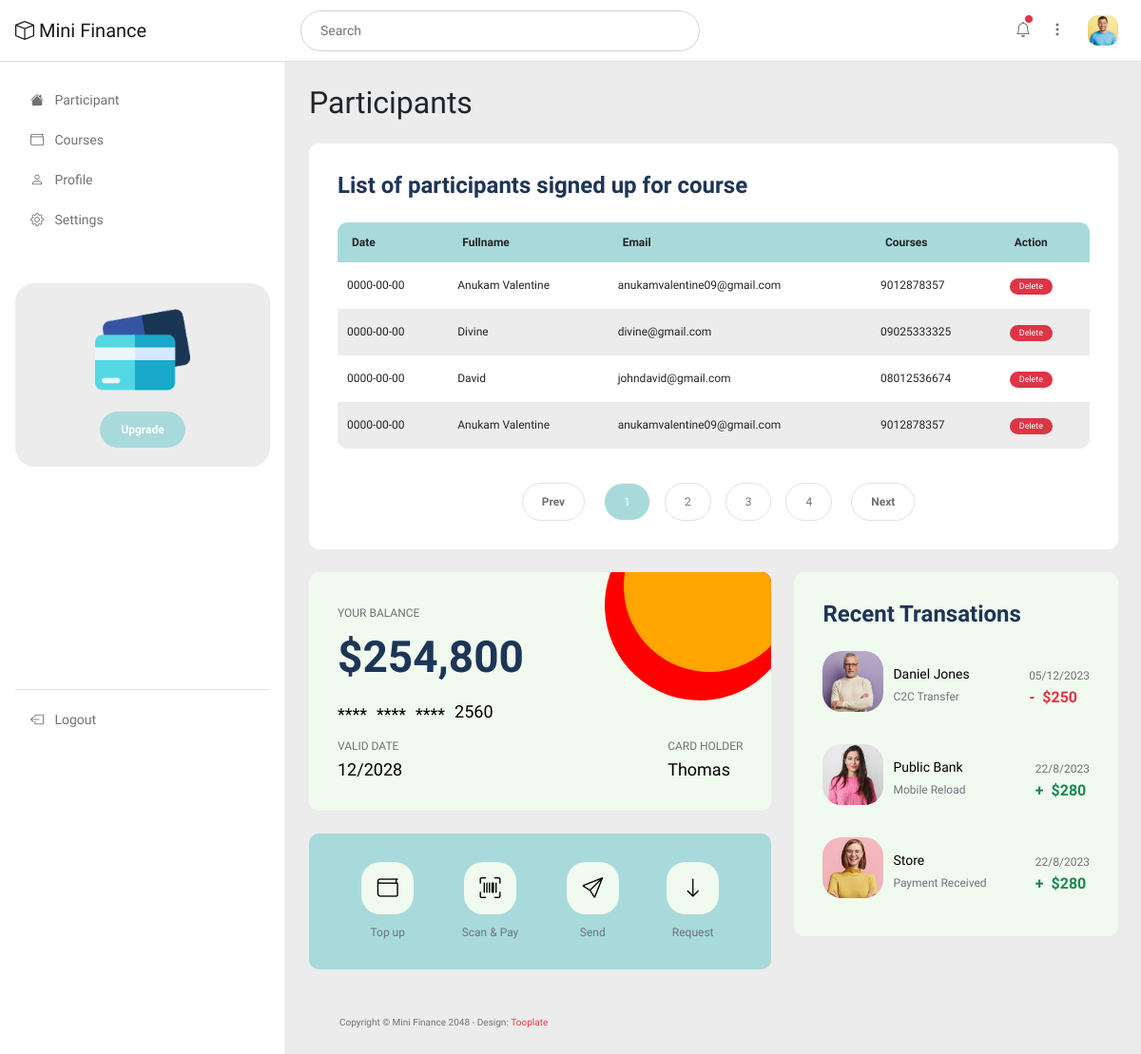
Screenshot of /admin/dashboard.php with the database file from the repository.
### tables this page shows
CREATE TABLE `participant` (
  `id` int(11) NOT NULL,
  `fullname` varchar(100) NOT NULL,
  `email` varchar(100) NOT NULL,
  `phone` varchar(50) NOT NULL,
  `courses` varchar(100) NOT NULL,
  `date` varchar(50) NOT NULL,
  `date_created` timestamp NOT NULL DEFAULT CURRENT_TIMESTAMP ON UPDATE CURRENT_TIMESTAMP
);

### admin/dashboard.php (the view, shortened to what this page needs)
<?php
include("connect.php");
?>
<!doctype html>
<html lang="en">
    <head>
        <link href="css/bootstrap.min.css" rel="stylesheet">
        <link href="css/bootstrap-icons.css" rel="stylesheet">
        <link href="css/apexcharts.css" rel="stylesheet">
        <link href="css/tooplate-mini-finance.css" rel="stylesheet">
    </head>
    <body>
        <header class="navbar sticky-top flex-md-nowrap">
            <div class="col-md-3 col-lg-3 me-0 px-3 fs-6">
                <a class="navbar-brand" href="dashboard.php">
                    <i class="bi-box"></i>
                    Mini Finance
                </a>
            </div>
            <form class="custom-form header-form ms-lg-3 ms-md-3 me-lg-auto me-md-auto order-2 order-lg-0 order-md-0" action="#" method="get" role="form">
                <input class="form-control" name="search" type="text" placeholder="Search" aria-label="Search">
            </form>
            <div class="navbar-nav me-lg-2">
                <div class="nav-item text-nowrap d-flex align-items-center">
                    <div class="dropdown ps-3">
                        <a class="nav-link dropdown-toggle text-center" href="#" role="button" data-bs-toggle="dropdown" aria-expanded="false">
                            <i class="bi-bell"></i>
                            <span class="position-absolute start-100 translate-middle p-1 bg-danger border border-light rounded-circle">
                            </span>
                        </a>
                    </div>
                    <div class="dropdown ps-1">
                        <a class="nav-link dropdown-toggle text-center" href="#" role="button" data-bs-toggle="dropdown" aria-expanded="false">
                            <i class="bi-three-dots-vertical"></i>
                        </a>
                    </div>
                    <div class="dropdown px-3">
                        <a class="nav-link dropdown-toggle" href="#" role="button" data-bs-toggle="dropdown" aria-expanded="false">
                            <img src="images/medium-shot-happy-man-smiling.jpg" class="profile-image img-fluid" alt="">
                        </a>
                    </div>
                </div>
            </div>
        </header>
        <div class="container-fluid">
            <div class="row">
                <?php
                    include("nav.php");
                ?>
                <main class="main-wrapper col-md-9 ms-sm-auto py-4 col-lg-9 px-md-4 border-start">
                    <div class="title-group mb-3">
                        <h1 class="h2 mb-0">Participants</h1>
                    </div>
                    <div class="row my-4">
                        <div class="col-lg-12 col-12">
                            <div class="custom-block bg-white">
                                <h5 class="mb-4">List of participants signed up for course</h5>
                                <div class="table-responsive">
                                    <table class="account-table table">
                                        <thead>
                                            <tr>
                                                <th scope="col">Date</th>
                                                <th scope="col">Fullname</th>
                                                <th scope="col">Email</th>
                                                <th scope="col">Courses</th>
                                                <th scope="col">Action</th>
                                            </tr>
                                        </thead>
                                        <tbody>
                                        <?php
                                            $query = "select * from participant order by id desc";
                                            $result = mysqli_query($conn,$query);
                                            $num = mysqli_num_rows($result);
                                            for($i=0; $i<$num; $i++)
                                            {
                                                $row = mysqli_fetch_array($result);
                                        ?>
                                            <tr>
                                                <td scope="row"><?php echo $row['date']; ?></td>
                                                <td scope="row"><?php echo $row['fullname']; ?></td>
                                                <td scope="row"><?php echo $row['email']; ?></td>
                                                <td scope="row"><?php echo $row['phone']; ?></td>
                                                <td scope="row">
                                                    <span class="badge text-bg-danger">
                                                        Delete
                                                    </span>
                                                </td>
                                            </tr>
                                                <?php } ?>
                                        </tbody>
                                    </table>
                                </div>
                                <nav aria-label="Page navigation example">
                                        <ul class="pagination justify-content-center mb-0">
                                            <li class="page-item">
                                                <a class="page-link" href="#" aria-label="Previous">
                                                    <span aria-hidden="true">Prev</span>
                                                </a>
                                            </li>
                                            <li class="page-item active" aria-current="page">
                                                <a class="page-link" href="#">1</a>
                                            </li>
                                            <li class="page-item">
                                                <a class="page-link" href="#">2</a>
                                            </li>
                                            <li class="page-item">
                                                <a class="page-link" href="#">3</a>
                                            </li>
                                            <li class="page-item">
                                                <a class="page-link" href="#">4</a>
                                            </li>
                                            <li class="page-item">
                                                <a class="page-link" href="#" aria-label="Next">
                                                    <span aria-hidden="true">Next</span>
                                                </a>
                                            </li>
                                        </ul>
                                    </nav>
                            </div>
                        </div>
                        <div class="col-lg-7 col-12">
                            <div class="custom-block custom-block-balance">
                                <small>Your Balance</small>
                                <h2 class="mt-2 mb-3">$254,800</h2>
                                <div class="custom-block-numbers d-flex align-items-center">
                                    <span>****</span>
                                    <span>****</span>
                                    <span>****</span>
                                    <p>2560</p>
                                </div>
                                <div class="d-flex">
                                    <div>
                                        <small>Valid Date</small>
                                        <p>12/2028</p>
                                    </div>
                                    <div class="ms-auto">
                                        <small>Card Holder</small>
                                        <p>Thomas</p>
                                    </div>
                                </div>
                            </div>
                            <div class="custom-block custom-block-bottom d-flex flex-wrap">
                                <div class="custom-block-bottom-item">
                                    <a href="#" class="d-flex flex-column">
                                        <i class="custom-block-icon bi-wallet"></i>
                                        <small>Top up</small>
                                    </a>
                                </div>
                                <div class="custom-block-bottom-item">
                                    <a href="#" class="d-flex flex-column">
                                        <i class="custom-block-icon bi-upc-scan"></i>
                                        <small>Scan & Pay</small>
                                    </a>
                                </div>
                                <div class="custom-block-bottom-item">
                                    <a href="#" class="d-flex flex-column">
                                        <i class="custom-block-icon bi-send"></i>
                                        <small>Send</small>
                                    </a>
                                </div>
                                <div class="custom-block-bottom-item">
                                    <a href="#" class="d-flex flex-column">
                                        <i class="custom-block-icon bi-arrow-down"></i>
                                        <small>Request</small>
                                    </a>
                                </div>
                            </div>
                        </div>
                        <div class="col-lg-5 col-12">
                            <div class="custom-block custom-block-transations">
                                <h5 class="mb-4">Recent Transations</h5>
                                <div class="d-flex flex-wrap align-items-center mb-4">
                                    <div class="d-flex align-items-center">
                                        <img src="images/profile/senior-man-white-sweater-eyeglasses.jpg" class="profile-image img-fluid" alt="">
                                        <div>
                                            <p>
                                                <a href="transation-detail.php">Daniel Jones</a>
                                            </p>
                                            <small class="text-muted">C2C Transfer</small>
                                        </div>
                                    </div>
                                    <div class="ms-auto">
                                        <small>05/12/2023</small>
                                        <strong class="d-block text-danger"><span class="me-1">-</span> $250</strong>
                                    </div>
                                </div>
                                <div class="d-flex flex-wrap align-items-center mb-4">
                                    <div class="d-flex align-items-center">
                                        <img src="images/profile/young-beautiful-woman-pink-warm-sweater.jpg" class="profile-image img-fluid" alt="">
                                        <div>
                                            <p>
                                                <a href="transation-detail.php">Public Bank</a>
                                            </p>
                                            <small class="text-muted">Mobile Reload</small>
                                        </div>
                                    </div>
                                    <div class="ms-auto">
                                        <small>22/8/2023</small>
                                        <strong class="d-block text-success"><span class="me-1">+</span> $280</strong>
                                    </div>
                                </div>
                                <div class="d-flex flex-wrap align-items-center">
                                    <div class="d-flex align-items-center">
                                        <img src="images/profile/young-woman-with-round-glasses-yellow-sweater.jpg" class="profile-image img-fluid" alt="">
                                        <div>
                                            <p><a href="transation-detail.php">Store</a></p>
                                            <small class="text-muted">Payment Received</small>
                                        </div>
                                    </div>
                                    <div class="ms-auto">
                                        <small>22/8/2023</small>
                                        <strong class="d-block text-success"><span class="me-1">+</span> $280</strong>
                                    </div>
                                </div>
                            </div>
                        </div>
                    </div>
                    <footer class="site-footer">
                        <div class="container">
                            <div class="row">
                                <div class="col-lg-12 col-12">
                                    <p class="copyright-text">Copyright © Mini Finance 2048
                                    - Design: <a rel="sponsored" href="https://www.tooplate.com" target="_blank">Tooplate</a></p>
                                </div>
                            </div>
                        </div>
                    </footer>
                </main>
            </div>
        </div>
    </body>
</html>

### admin/nav.php
<nav id="sidebarMenu" class="col-md-3 col-lg-3 d-md-block sidebar collapse">
    <div class="position-sticky py-4 px-3 sidebar-sticky">
        <ul class="nav flex-column h-100">
            <li class="nav-item">
                <a class="nav-link" aria-current="page" href="dashboard.php">
                    <i class="bi-house-fill me-2"></i>
                    Participant
                </a>
            </li>
            <li class="nav-item">
                <a class="nav-link" href="courses.php">
                    <i class="bi-wallet me-2"></i>
                    Courses
                </a>
            </li>
            <li class="nav-item">
                <a class="nav-link" href="profile.php">
                    <i class="bi-person me-2"></i>
                    Profile
                </a>
            </li>
            <li class="nav-item">
                <a class="nav-link" href="setting.php">
                    <i class="bi-gear me-2"></i>
                    Settings
                </a>
            </li>
            <li class="nav-item featured-box mt-lg-5 mt-4 mb-4">
                <img src="images/credit-card.png" class="img-fluid" alt="">
                <a class="btn custom-btn" href="#">Upgrade</a>
            </li>
            <li class="nav-item border-top mt-auto pt-2">
                <a class="nav-link" href="#">
                    <i class="bi-box-arrow-left me-2"></i>
                    Logout
                </a>
            </li>
        </ul>
    </div>
</nav>

### rows the page displays
participant: date "0000-00-00", fullname "Anukam Valentine", email "anukamvalentine09@gmail.com", phone "9012878357"
participant: date "0000-00-00", fullname "Divine", email "divine@gmail.com", phone "09025333325"
participant: date "0000-00-00", fullname "David", email "johndavid@gmail.com", phone "08012536674"
participant: date "0000-00-00", fullname "Anukam Valentine", email "anukamvalentine09@gmail.com", phone "9012878357"
